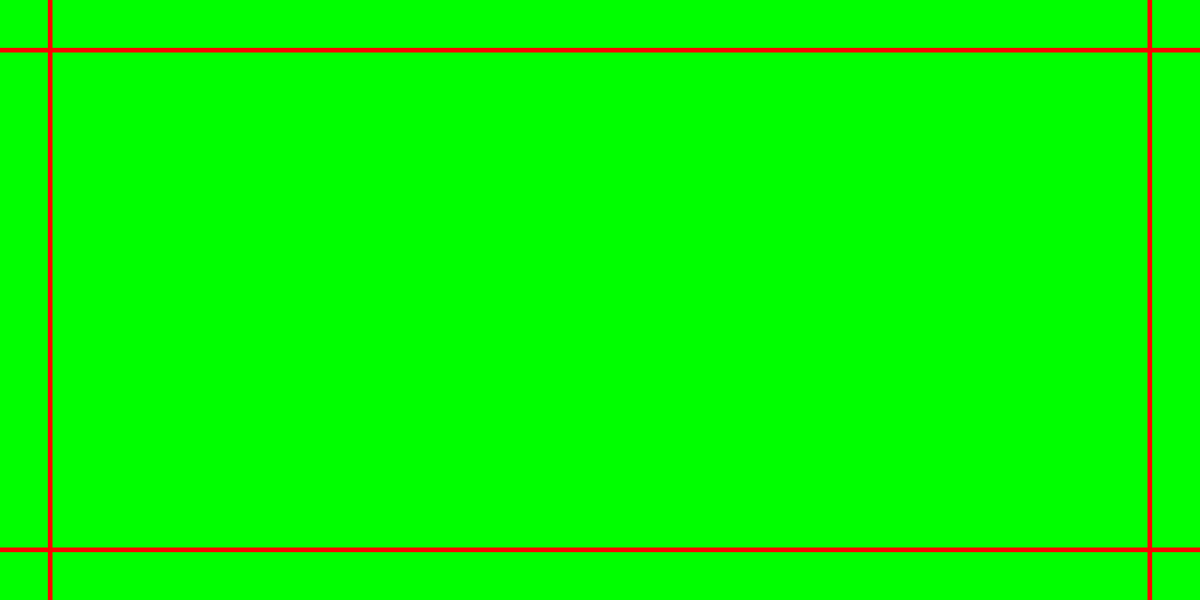
Frame 1 (no input)
Frame 60 (the mouse pressed at the canvas centre just before this capture): identical to frame 1, image omitted
Frame 120 (the mouse held since frame 60 and released just before this capture): identical to frame 1, image omitted

The Processing sketch that drew this single still picture (run headless with seeded random() and noise(); from frame 60 on, the mouse is pressed at the canvas centre):

// Processing sketch: github_repository_image
// ── github_repository_image.pde
// project: graphic-identity-bandurria
// description: imafe for github repository
// code: aaron montoya-moraga
// tools: processing 3

// save image by pressing tab

// margins
float marginPt = 40;
float marginPx = convertPtToPx(marginPt);

void setup() {
  
  // github recommended size
  size(1280, 640);
  
  // draw background
  background(0, 255, 0);
  
  
  drawHelperMargins();
  
}

void draw() {
  
}

// draw red helping lines
void drawHelperMargins() {
  
  // set color to red
  stroke(255, 0, 0);
  
  // set stroke weight
  strokeWeight(5);
  
  // left line
  line(marginPx, 0, marginPx, height);
  // right line
  line(width - marginPx, 0, width - marginPx, height);
  // upper line
  line(0, marginPx, width, marginPx);
  // lower line
  line(0, height - marginPx, width, height - marginPx);
}

float convertPtToPx(float pt) {
  float px = pt * 4/3;
  return px;
}

void keyPressed() {
  if (keyCode == TAB) {
    println("tab pressed");
  }
}
